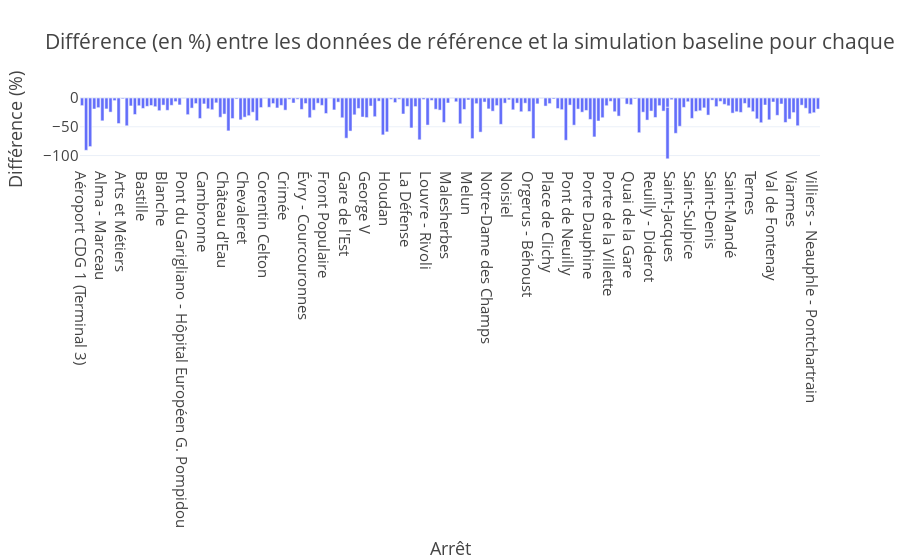

The notebook cell this image was saved under:
### Markdown cell above
La figure ci-dessus nous permet d'avoir un aperçu plus précis du nombre de validations pour un sample de 10 gares.

### Code cell
fig_diff.show()

### Figure 1 — Plotly figure (JSON) as saved in the notebook; plotly's stock layout.template omitted (floating-point values rounded to 4 significant figures; data arrays with more than 128 entries replaced by an {"elided": "..."} marker saying what was removed)
{"data": [{"hovertemplate": "Arrêt=%{x}<br>Différence (%)=%{y}<extra></extra>", "legendgroup": "", "marker": {"color": "#636efa", "pattern": {"shape": ""}}, "name": "", "orientation": "v", "showlegend": false, "textposition": "auto", "type": "bar", "x": {"elided": "183 str values"}, "xaxis": "x", "y": {"elided": "183 float values"}, "yaxis": "y"}], "layout": {"barmode": "relative", "legend": {"tracegroupgap": 0}, "title": {"text": "Différence (en %) entre les données de référence et la simulation baseline pour chaque arrêt"}, "xaxis": {"anchor": "y", "domain": [0, 1], "title": {"text": "Arrêt"}}, "yaxis": {"anchor": "x", "domain": [0, 1], "title": {"text": "Différence (%)"}}}}
